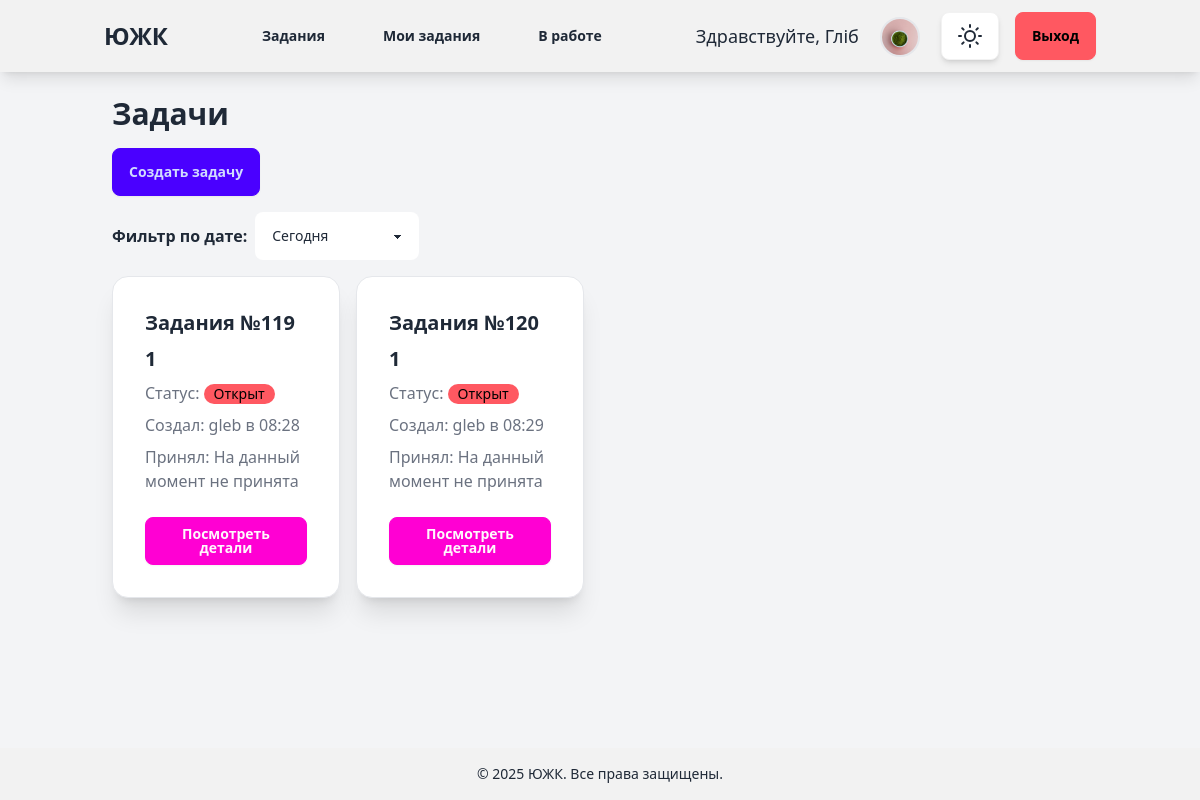
/ (signed in), run on an earlier commit of the app's database.
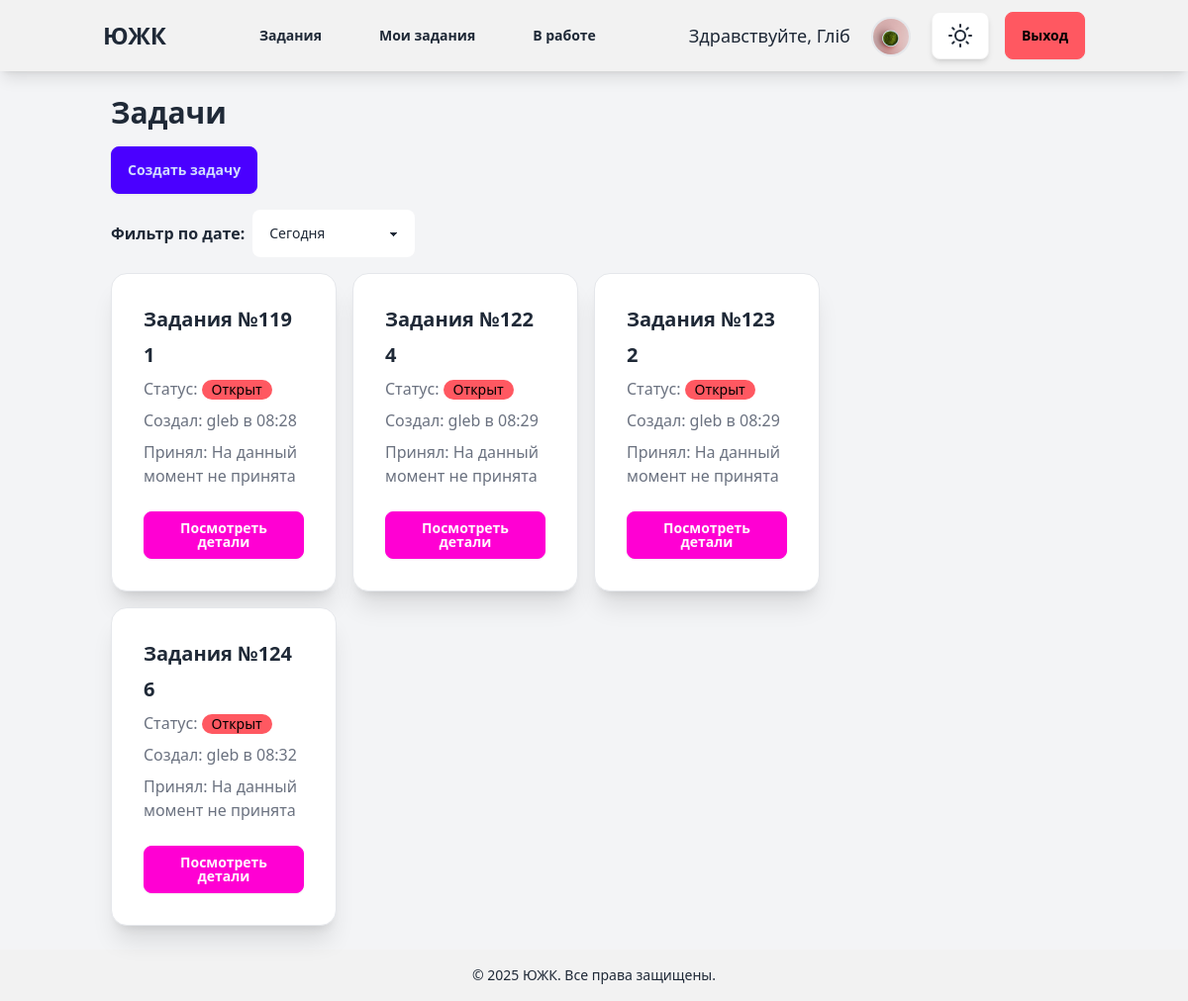
And on a later commit of the database.
### tickets/models.py (models this page shows, shortened)
class Ticket(models.Model):
    STATUS_CHOICES = [
        ('open', 'Open'),
        ('in_progress', 'In Progress'),
        ('closed', 'Closed'),
    ]
    title = models.CharField(max_length=200)
    description = models.TextField()
    status = models.CharField(max_length=20, choices=STATUS_CHOICES, default='open')
    created_by = models.ForeignKey(CustomUser, on_delete=models.CASCADE, related_name='tickets_created')
    accepted_by = models.ForeignKey(CustomUser, on_delete=models.CASCADE, related_name='tickets_accepted', null=True,
                                    blank=True)
    department = models.ForeignKey(Department, on_delete=models.CASCADE, related_name='tickets', null=True, blank=True)
    position = models.ForeignKey(Position, on_delete=models.CASCADE, related_name='tickets', null=True, blank=True)
    old_department = models.ForeignKey(Department, on_delete=models.SET_NULL, related_name='old_department', null=True, blank=True)
    old_position = models.ForeignKey(Position, on_delete=models.SET_NULL, related_name='old_position', null=True, blank=True)
    attachment = models.FileField(upload_to='tickets/', null=True, blank=True)
    created_at = models.DateTimeField(auto_now_add=True)
    accepted_at = models.DateTimeField(null=True, blank=True)
    closed_at = models.DateTimeField(null=True, blank=True)
    updated_at = models.DateTimeField(auto_now=True)
    completion_comment = models.TextField(null=True, blank=True)

### account/models.py (models this page shows)
class CustomUser(AbstractUser):
    department = models.ForeignKey(Department, on_delete=models.SET_NULL, null=True, blank=True)
    position = models.ForeignKey(Position, on_delete=models.SET_NULL, null=True, blank=True, related_name="users")

### tickets/views.py (the view)
# urls.py: path('', views.ticket_list, name='ticket_list'),
@login_required
def ticket_list(request):
    user = request.user
    chat_id = None
    tickets = Ticket.objects.filter(
        department=user.department,
        position=user.position
    )
    time_filter = request.GET.get('time_filter', 'today')  # Default to 'today'
    if time_filter == 'today':
        tickets = tickets.filter(created_at__date=timezone.now().date())
    elif time_filter == 'week':
        start_of_week = timezone.now() - timedelta(days=timezone.now().weekday())
        tickets = tickets.filter(created_at__gte=start_of_week)
    elif time_filter == 'month':
        tickets = tickets.filter(created_at__year=timezone.now().year,
                                 created_at__month=timezone.now().month)
    chat = Chat.objects.filter(
        Q(ticket__accepted_by=user) | Q(ticket__created_by=user)
    ).first()
    chat_id = chat.ticket.id if chat else None
    return render(request, 'tickets/ticket_list.html', {
        'tickets': tickets,
        'chat_id': chat_id
    })

### templates/tickets/ticket_list.html (shortened to what this page needs)
{% extends "blog/base.html" %}
{% block content1 %}
<div class="container mx-auto p-6">
    <h2 class="text-3xl font-bold mb-4">Задачи</h2>
    <a href="{% url 'tickets:create_ticket' %}" class="btn btn-primary mb-4">Создать задачу</a>
    <form method="get" class="mb-4">
        <div class="flex gap-2 items-center">
            <label class="font-semibold">Фильтр по дате:</label>
            <select name="time_filter" class="select select-bordered" onchange="this.form.submit()">
                <option value="today" {% if request.GET.time_filter == "today" %}selected{% endif %}>Сегодня</option>
            </select>
        </div>
    </form>
    <div id="ticket-container" class="transition-all duration-300 w-full lg:w-3/4 pr-4">
        <div class="grid grid-cols-1 md:grid-cols-2 lg:grid-cols-3 gap-4">
            {% for ticket in tickets %}
            <div class="card bg-base-100 shadow-xl border border-gray-200" data-ticket-id="{{ ticket.id }}">
                <div class="card-body">
                    <h2 class="card-title text-xl font-semibold">Задания №{{ ticket.id }}</h2>
                    <h3 class="card-title text-xl font-semibold">{{ ticket.title }}</h3>
                    <p class="text-gray-500">Статус:
                        <span class="badge
                            {% if ticket.status == 'open' %}badge-error
                            {% elif ticket.status == 'in_progress' %}badge-warning
                            {% else %}badge-success
                            {% endif %}">
                            {% if ticket.status == 'open' %}Открыт
                            {% elif ticket.status == 'in_progress' %}В процессе
                            {% else %}Закрыт
                            {% endif %}
                        </span>
                    </p>
                    <p class="text-gray-500">Создал:
                        {{ ticket.created_by.username }} в {{ ticket.created_at|date:"H:i" }}
                    </p>
                    <p class="text-gray-500">Принял:
                        {% if ticket.accepted_by %}
                            {{ ticket.accepted_by.username }} в {{ ticket.accepted_at|date:"H:i" }}
                        {% else %}
                            {{ ticket.accepted_by.username|default:"На данный момент не принята" }}
                        {% endif %}
                    </p>
                    <a href="{% url 'tickets:ticket_detail' ticket.id %}" class="btn btn-secondary mt-2">Посмотреть детали</a>
                </div>
            </div>
            {% endfor %}
        </div>
    </div>
</div>
{% endblock %}

What changed in the data, as far as the page shows it:
no longer on this page (row edited): Ticket: id "120", title "1", status "Открыт", created_by.username "gleb", created_at "08:29", accepted_by.username "На данный момент не принята"
now on this page (row edited): Ticket: id "122", title "4", status "Открыт", created_by.username "gleb", created_at "08:29", accepted_by.username "На данный момент не принята"
now on this page (row edited): Ticket: id "123", title "2", status "Открыт", created_by.username "gleb", created_at "08:29", accepted_by.username "На данный момент не принята"
now on this page (row edited): Ticket: id "124", title "6", status "Открыт", created_by.username "gleb", created_at "08:32", accepted_by.username "На данный момент не принята"
